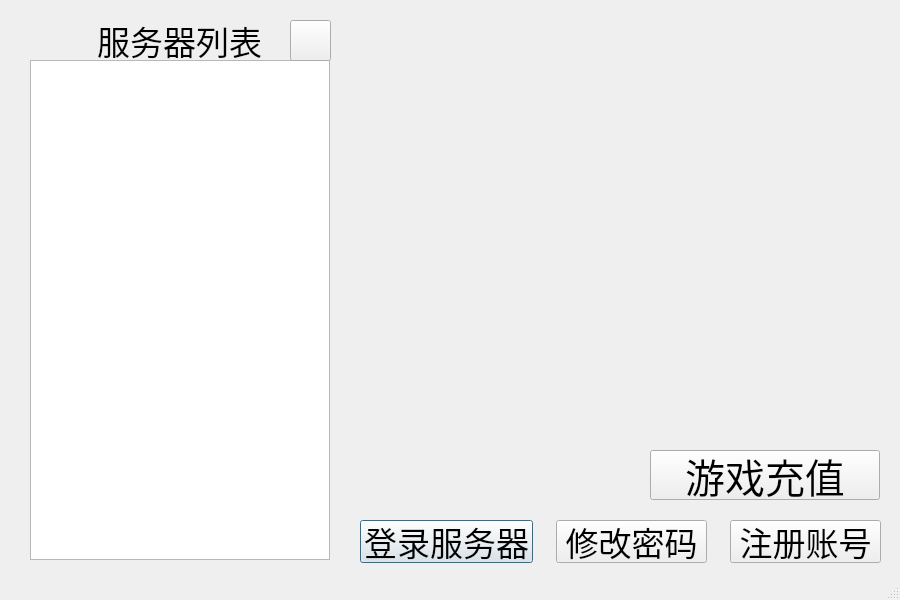
<?xml version="1.0" encoding="UTF-8"?>
<ui version="4.0">
 <class>MainWindow</class>
 <widget class="QMainWindow" name="MainWindow">
  <property name="geometry">
   <rect>
    <x>0</x>
    <y>0</y>
    <width>900</width>
    <height>600</height>
   </rect>
  </property>
  <property name="sizePolicy">
   <sizepolicy hsizetype="Fixed" vsizetype="Fixed">
    <horstretch>0</horstretch>
    <verstretch>0</verstretch>
   </sizepolicy>
  </property>
  <property name="minimumSize">
   <size>
    <width>900</width>
    <height>600</height>
   </size>
  </property>
  <property name="maximumSize">
   <size>
    <width>900</width>
    <height>600</height>
   </size>
  </property>
  <property name="windowTitle">
   <string>超神冒险岛登录器</string>
  </property>
  <widget class="QWidget" name="centralwidget">
   <widget class="QLabel" name="Serverlabel">
    <property name="geometry">
     <rect>
      <x>29</x>
      <y>20</y>
      <width>301</width>
      <height>40</height>
     </rect>
    </property>
    <property name="font">
     <font>
      <pointsize>25</pointsize>
     </font>
    </property>
    <property name="text">
     <string>服务器列表</string>
    </property>
    <property name="alignment">
     <set>Qt::AlignCenter</set>
    </property>
   </widget>
   <widget class="QWidget" name="layoutWidget">
    <property name="geometry">
     <rect>
      <x>360</x>
      <y>520</y>
      <width>521</width>
      <height>43</height>
     </rect>
    </property>
    <layout class="QHBoxLayout" name="horizontalLayout">
     <property name="spacing">
      <number>23</number>
     </property>
     <property name="sizeConstraint">
      <enum>QLayout::SetDefaultConstraint</enum>
     </property>
     <item>
      <widget class="QPushButton" name="LoginButton">
       <property name="font">
        <font>
         <pointsize>25</pointsize>
        </font>
       </property>
       <property name="text">
        <string>登录服务器</string>
       </property>
       <property name="default">
        <bool>true</bool>
       </property>
      </widget>
     </item>
     <item>
      <widget class="QPushButton" name="ResetButton">
       <property name="font">
        <font>
         <pointsize>25</pointsize>
        </font>
       </property>
       <property name="text">
        <string>修改密码</string>
       </property>
      </widget>
     </item>
     <item>
      <widget class="QPushButton" name="RegisterButton">
       <property name="font">
        <font>
         <pointsize>25</pointsize>
        </font>
       </property>
       <property name="text">
        <string>注册账号</string>
       </property>
      </widget>
     </item>
    </layout>
   </widget>
   <widget class="QTreeWidget" name="ServerList">
    <property name="geometry">
     <rect>
      <x>30</x>
      <y>60</y>
      <width>300</width>
      <height>500</height>
     </rect>
    </property>
    <property name="columnCount">
     <number>0</number>
    </property>
    <attribute name="headerVisible">
     <bool>true</bool>
    </attribute>
    <attribute name="headerCascadingSectionResizes">
     <bool>false</bool>
    </attribute>
   </widget>
   <widget class="QPushButton" name="RefreshServerButton">
    <property name="geometry">
     <rect>
      <x>290</x>
      <y>20</y>
      <width>41</width>
      <height>41</height>
     </rect>
    </property>
    <property name="text">
     <string/>
    </property>
   </widget>
   <widget class="QPushButton" name="TopUpButton">
    <property name="geometry">
     <rect>
      <x>650</x>
      <y>450</y>
      <width>230</width>
      <height>50</height>
     </rect>
    </property>
    <property name="font">
     <font>
      <pointsize>30</pointsize>
     </font>
    </property>
    <property name="text">
     <string>游戏充值</string>
    </property>
   </widget>
  </widget>
  <widget class="QStatusBar" name="statusbar"/>
 </widget>
 <resources/>
 <connections/>
</ui>
